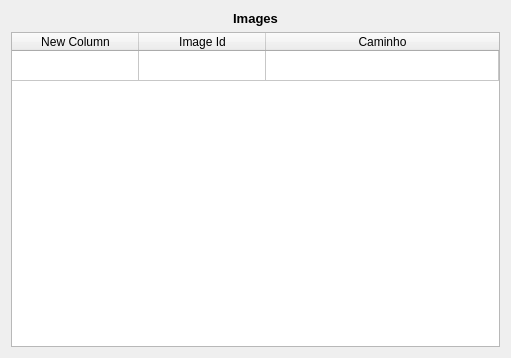
<?xml version="1.0" encoding="UTF-8"?>
<ui version="4.0">
 <class>ImagesView</class>
 <widget class="QWidget" name="ImagesView">
  <property name="geometry">
   <rect>
    <x>0</x>
    <y>0</y>
    <width>511</width>
    <height>358</height>
   </rect>
  </property>
  <property name="sizePolicy">
   <sizepolicy hsizetype="Expanding" vsizetype="Expanding">
    <horstretch>0</horstretch>
    <verstretch>0</verstretch>
   </sizepolicy>
  </property>
  <property name="windowTitle">
   <string>Form</string>
  </property>
  <layout class="QGridLayout" name="gridLayout">
   <item row="1" column="0">
    <widget class="QTableWidget" name="imagesTable">
     <property name="enabled">
      <bool>true</bool>
     </property>
     <property name="minimumSize">
      <size>
       <width>256</width>
       <height>0</height>
      </size>
     </property>
     <property name="verticalScrollBarPolicy">
      <enum>Qt::ScrollBarAlwaysOff</enum>
     </property>
     <property name="editTriggers">
      <set>QAbstractItemView::NoEditTriggers</set>
     </property>
     <property name="showDropIndicator" stdset="0">
      <bool>false</bool>
     </property>
     <property name="dragDropOverwriteMode">
      <bool>false</bool>
     </property>
     <property name="showGrid">
      <bool>true</bool>
     </property>
     <property name="wordWrap">
      <bool>true</bool>
     </property>
     <property name="rowCount">
      <number>1</number>
     </property>
     <property name="columnCount">
      <number>3</number>
     </property>
     <attribute name="horizontalHeaderVisible">
      <bool>true</bool>
     </attribute>
     <attribute name="horizontalHeaderDefaultSectionSize">
      <number>127</number>
     </attribute>
     <attribute name="horizontalHeaderMinimumSectionSize">
      <number>27</number>
     </attribute>
     <attribute name="horizontalHeaderStretchLastSection">
      <bool>true</bool>
     </attribute>
     <attribute name="verticalHeaderVisible">
      <bool>false</bool>
     </attribute>
     <attribute name="verticalHeaderVisible">
      <bool>false</bool>
     </attribute>
     <attribute name="horizontalHeaderStretchLastSection">
      <bool>true</bool>
     </attribute>
     <attribute name="horizontalHeaderVisible">
      <bool>true</bool>
     </attribute>
     <attribute name="horizontalHeaderMinimumSectionSize">
      <number>27</number>
     </attribute>
     <attribute name="horizontalHeaderDefaultSectionSize">
      <number>127</number>
     </attribute>
     <row/>
     <column>
      <property name="text">
       <string>New Column</string>
      </property>
     </column>
     <column>
      <property name="text">
       <string>Image Id</string>
      </property>
     </column>
     <column>
      <property name="text">
       <string>Caminho</string>
      </property>
     </column>
     <item row="0" column="1">
      <property name="text">
       <string/>
      </property>
     </item>
    </widget>
   </item>
   <item row="0" column="0">
    <widget class="QLabel" name="label">
     <property name="text">
      <string>&lt;!DOCTYPE HTML PUBLIC &quot;-//W3C//DTD HTML 4.0//EN&quot; &quot;http://www.w3.org/TR/REC-html40/strict.dtd&quot;&gt;
&lt;html&gt;&lt;head&gt;&lt;meta name=&quot;qrichtext&quot; content=&quot;1&quot; /&gt;&lt;style type=&quot;text/css&quot;&gt;
p, li { white-space: pre-wrap; }
&lt;/style&gt;&lt;/head&gt;&lt;body style=&quot; font-family:'Sans'; font-size:10pt; font-weight:400; font-style:normal;&quot;&gt;
&lt;p style=&quot; margin-top:0px; margin-bottom:0px; margin-left:0px; margin-right:0px; -qt-block-indent:0; text-indent:0px;&quot;&gt;&lt;span style=&quot; font-weight:600;&quot;&gt;Images&lt;/span&gt;&lt;/p&gt;&lt;/body&gt;&lt;/html&gt;</string>
     </property>
     <property name="alignment">
      <set>Qt::AlignCenter</set>
     </property>
    </widget>
   </item>
  </layout>
 </widget>
 <resources/>
 <connections/>
</ui>
